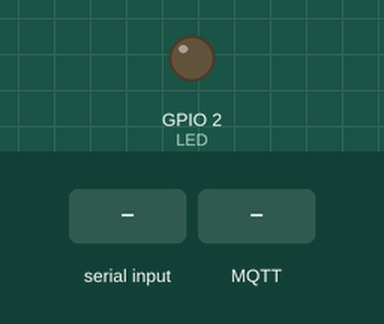
A sketch run on a simulated ESP32. Parts: output pins drawn as LEDs (lit = HIGH). The test bench sets the inputs (shaded band). WiFi joins after 1.5 s; servers stay silent unless stated; random numbers use the default seed unless the sketch sets one; no MQTT or app messages arrive unless stated; what the sketch prints to the serial monitor is not drawn.

Above: at 1.7 s.
1.8 s: "A1B\n" received over Serial
At 2.6 s:
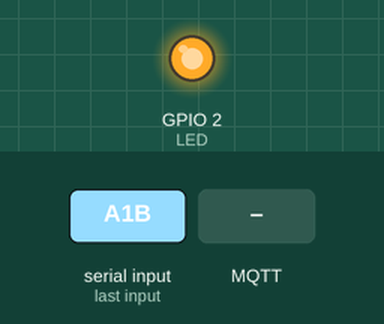
3.3 s: MQTT message "s1:" arrives on the first subscribed topic
4.8 s: MQTT message "start_stop" arrives on the first subscribed topic
6.3 s: "s1: \n" received over Serial
7.8 s: MQTT message "destination" arrives on the first subscribed topic
9.3 s: "start_stop\n" received over Serial
Timing chart, 0 to 11.8 s (numbered marks = the images above; inputs shaded):
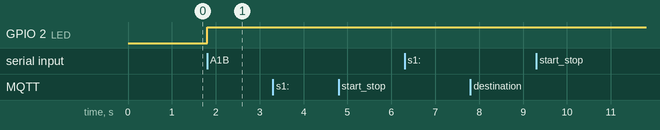

The sketch:

Esp32_Cam.ino
```cpp
#include <WiFi.h>
#include <PubSubClient.h>
#include <SimpleTimer.h>

SimpleTimer timer;
int timerID1;

// Thiết lập giá trị test UART
String inputString = "";      // a String to hold incoming data
bool stringComplete = false;  // whether the string is complete
#define LED 2

long last = 0;
String SendEsp = "";

// Thiết lập các giá trị mặc định

int start_stop = 0;     // biến chế độ hoạt động của chương trình
int selection_des = 1;  // chọn điểm đến gia công
int auto_man = 0;       // biến lựa chọn chế độ hoạt động
int package = 0;        // biến xác nhận có hàng trên xe
int remote_local = 0;   // biến lựa chọn chế độ điều khiển (0: local, 1: remote)
int box_1 = 0;          // biến xác nhận có hàng tại station 1
int box_2 = 0;          // biến xác nhận có hàng tại station 2
int des_a = 0;          // biến xác nhận xe đã qua vị trí destination a
int des_b = 0;          // biến xác nhận xe đã qua vị trí destination b
int des_c = 0;          // biến xác nhận xe đã qua vị trí destination c
int s1 = 0;             // biến xác nhận xe đã qua vị trí station 1
int s2 = 0;             // biến xác nhận xe đã qua vị trí station 2

char msg[50];
//int value = 0;
// WiFi
const char *ssid = "Quoc Khanh";    // Enter your WiFi name
const char *password = "qk200103";  // Enter WiFi password

// MQTT Broker
const char *mqtt_broker = "192.168.1.141";
const char *mqtt_username = "nhattri";
const char *mqtt_password = "nhattri";
const int mqtt_port = 1883;
WiFiClient espClient;
PubSubClient client(espClient);

void setup() {
  // setup UART
  Serial.begin(115200);
  // reserve 200 bytes for the inputString:
  inputString.reserve(200);
  pinMode(LED, OUTPUT);
  digitalWrite(LED, 0);
  last = millis();
  // Điều kiện ban đầu của các van


  timerID1 = timer.setInterval(250, Pub);

  // Set software serial baud to 115200;
  Serial.begin(115200);
  // connecting to a WiFi network
  WiFi.begin(ssid, password);
  // while (if)
  if (WiFi.status() != WL_CONNECTED) {
    delay(500);
    Serial.println("Connecting to WiFi..");
  }
  Serial.println("Connected to the WiFi network");
  //connecting to a mqtt broker
  client.setServer(mqtt_broker, mqtt_port);
  client.setCallback(callback);
  while (!client.connected()) {
    String client_id = "esp8266-client-";
    client_id += String(WiFi.macAddress());
    Serial.printf("The client %s connects to the public mqtt broker\n", client_id.c_str());
    if (client.connect(client_id.c_str(), mqtt_username, mqtt_password)) {
      Serial.println("Public emqx mqtt broker connected");
    } else {
      Serial.print("failed with state ");
      Serial.print(client.state());
      delay(2000);
    }
  }
  // publish and subscribe
  client.subscribe("start_stop");
  client.subscribe("auto_man");
  client.subscribe("destination");
  client.subscribe("uart");

  client.publish("state_robot", "0");
  client.publish("package", "0");
  client.publish("remote_local", "0");
  client.publish("state_destination", "1");

  // Package station
  client.publish("box_1", "0");
  client.publish("box_2", "0");

  // Position
  client.publish("des_a", "0");
  client.publish("des_b", "0");
  client.publish("des_c", "0");
  client.publish("s1", "0");
  client.publish("s2", "0");
}

void callback(String topic, byte *payload, unsigned int length) {
  Serial.print("Message arrived in topic: ");
  Serial.println(topic);
  Serial.print("Message:");
  String messageTemp;
  for (int i = 0; i < length; i++) {
    Serial.print((char)payload[i]);
    messageTemp += (char)payload[i];
  }
  Serial.println();
  if (topic == "start_stop")
    start_stop = messageTemp.toInt();  //start_stop
  if (topic == "destination")
    selection_des = messageTemp.toInt();  //selection_des
  if (topic == "auto_man")
    auto_man = messageTemp.toInt();  //auto_man
}
void reconnect() {
  // Loop until we're reconnected (while/if)
  if (!client.connected()) {
    Serial.print("Attempting MQTT connection...");
    // Create a random client ID
    String clientId = "ESP8266Client-";
    clientId += String(random(0xffff), HEX);
    // Attempt to connect
    if (client.connect(clientId.c_str())) {
      Serial.println("connected");
      // Once connected, publish an announcement...
      client.subscribe("start_stop");
      client.subscribe("auto_man");
      client.subscribe("destination");
    } else {
      Serial.print("failed, rc=");
      Serial.print(client.state());
      Serial.println(" try again in 1 seconds");
      // Wait 5 seconds before retrying
      delay(1000);
    }
  }
}
void loop() {
  if (!client.connected()) {
    reconnect();
  }
  client.loop();
  timer.run();
  // hiển thị cài đặt lên Serial
  // Serial.print("auto_man: ");
  // Serial.println(auto_man);
  // Serial.print("remote_local: ");
  // Serial.println(remote_local);
  // Serial.print("box_1: ");
  // Serial.println(box_1);
  // Serial.print("des_a: ");
  // Serial.println(des_a);
  // Serial.print("s1: ");
  // Serial.println(s1);
  Read_UART();
  // Send_Data();
}

void Send_Data() {
  if (millis() - last >= 2000) {
  last = millis();
  if (start_stop) {
    Serial.println("start_stop_true");
  } else {
    Serial.println("start_stop_false");
  }

  if (auto_man) {
    Serial.println("auto_man_true");
  } else {
    Serial.println("auto_man_false");
  }

  switch (selection_des) {
    case 1:
      Serial.println("state_destination_1");
      break;
    case 2:
      Serial.println("state_destination_2");
      break;
    case 3:
      Serial.println("state_destination_3");
      break;
    default:
      Serial.println("state_destination_1");
      break;
  }
  }
}

void Read_UART() {
  while (Serial.available()) {
    char inChar = (char)Serial.read();
    inputString += inChar;

    if (inChar == '\n') {
      stringComplete = true;
    }
    if (stringComplete) {
      Serial.print("Data nhận: ");
      Serial.println(inputString);
      long inputSize = inputString.length() + 1;
      char mess[inputSize];
      inputString.toCharArray(mess, inputSize);
      client.publish("uart", mess);
      //============================
      // xử lý dữ liệu
      XuLyDuLieu(String(inputString));
      //============================
      inputString = "";
      stringComplete = false;
    }
  }
}

void XuLyDuLieu(String inputString) {
  if (inputString.indexOf("A0B") >= 0) {
    Serial.println("OFF thiết bị 1");
    digitalWrite(LED, 0);
  } else if (inputString.indexOf("A1B") >= 0) {
    Serial.println("ON thiết bị 1");
    digitalWrite(LED, 1);
  }
  if (inputString.indexOf("C0D") >= 0) {
    Serial.println("OFF thiết bị 2");
  } else if (inputString.indexOf("C1D") >= 0) {
    Serial.println("ON thiết bị 2");
  }

  // uart biến package
  if (inputString.indexOf("package_false") >= 0) {
    package = 0;
  } else if (inputString.indexOf("package_true") >= 0) {
    package = 1;
  }

  // uart biến remote_local
  if (inputString.indexOf("remote_local_false") >= 0) {
    remote_local = 0;
  } else if (inputString.indexOf("remote_local_true") >= 0) {
    remote_local = 1;
  }

  // uart biến box_1
  if (inputString.indexOf("box_1_false") >= 0) {
    box_1 = 0;
  } else if (inputString.indexOf("box_1_true") >= 0) {
    box_1 = 1;
  }

  // uart biến box_2
  if (inputString.indexOf("box_2_false") >= 0) {
    box_2 = 0;
  } else if (inputString.indexOf("box_2_true") >= 0) {
    box_2 = 1;
  }

  // uart biến des_a
  if (inputString.indexOf("des_a_false") >= 0) {
    des_a = 0;
  } else if (inputString.indexOf("des_a_true") >= 0) {
    des_a = 1;
  }

  // uart biến des_b
  if (inputString.indexOf("des_b_false") >= 0) {
    des_b = 0;
  } else if (inputString.indexOf("des_b_true") >= 0) {
    des_b = 1;
  }

  // uart biến des_c
  if (inputString.indexOf("des_c_false") >= 0) {
    des_c = 0;
  } else if (inputString.indexOf("des_c_true") >= 0) {
    des_c = 1;
  }

  // uart biến s1
  if (inputString.indexOf("s1_false") >= 0) {
    s1 = 0;
  } else if (inputString.indexOf("s1_true") >= 0) {
    s1 = 1;
  }

  // uart biến s2
  if (inputString.indexOf("s2_false") >= 0) {
    s2 = 0;
  } else if (inputString.indexOf("s2_true") >= 0) {
    s2 = 1;
  }
}

void Pub() {
  if (start_stop) {
    client.publish("state_robot", "1");
  } else {
    client.publish("state_robot", "0");
  }

  // Publish validate package
  if (package) {
    client.publish("package", "1");
  } else {
    client.publish("package", "0");
  }

  // Publish mode of control
  if (remote_local) {
    client.publish("remote_local", "1");
  } else {
    client.publish("remote_local", "0");
  }

  // Publish validate package at station
  if (box_1) {
    client.publish("box_1", "1");
  } else {
    client.publish("box_1", "0");
  }
  if (box_2) {
    client.publish("box_2", "1");
  } else {
    client.publish("box_2", "0");
  }

  // Publish position current
  if (des_a) {
    client.publish("des_a", "1");
  } else {
    client.publish("des_a", "0");
  }
  if (des_b) {
    client.publish("des_b", "1");
  } else {
    client.publish("des_b", "0");
  }
  if (des_c) {
    client.publish("des_c", "1");
  } else {
    client.publish("des_c", "0");
  }
  if (s1) {
    client.publish("s1", "1");
  } else {
    client.publish("s1", "0");
  }
  if (s2) {
    client.publish("s2", "1");
  } else {
    client.publish("s2", "0");
  }

  // Publish positon destination
  switch (selection_des) {
    case 1:
      client.publish("state_destination", "1");
      break;
    case 2:
      client.publish("state_destination", "2");
      break;
    case 3:
      client.publish("state_destination", "3");
      break;
    default:
      client.publish("state_destination", "1");
      break;
  }
}
```

Measured:
- after the input at 1.8 s, GPIO 2 (LED): LOW → HIGH at once
- after the input at 3.3 s, every drawn part: stays the same
- after the input at 4.8 s, every drawn part: stays the same
- after the input at 6.3 s, every drawn part: stays the same
- after the input at 7.8 s, every drawn part: stays the same
- after the input at 9.3 s, every drawn part: stays the same
